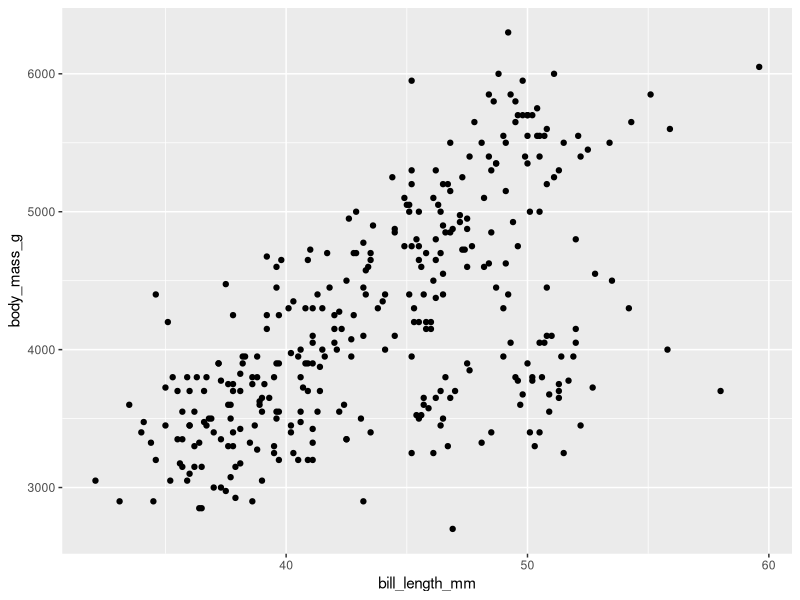
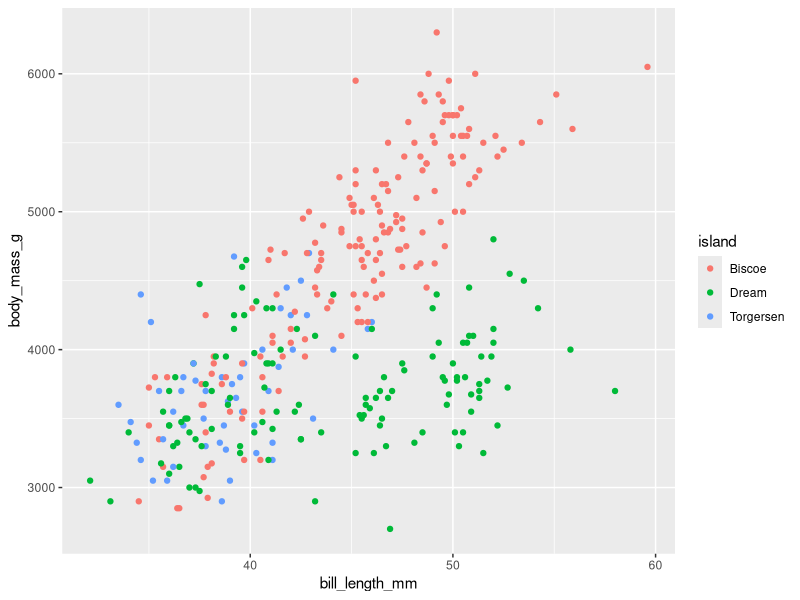
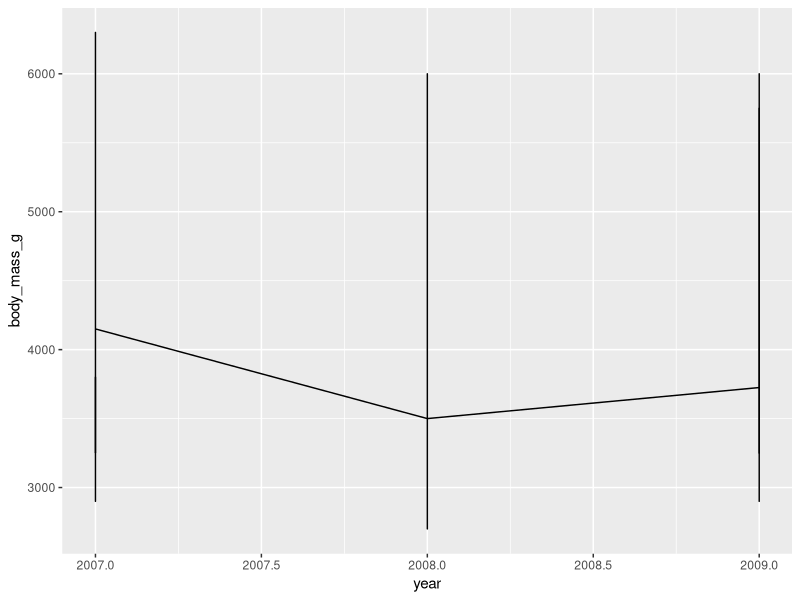
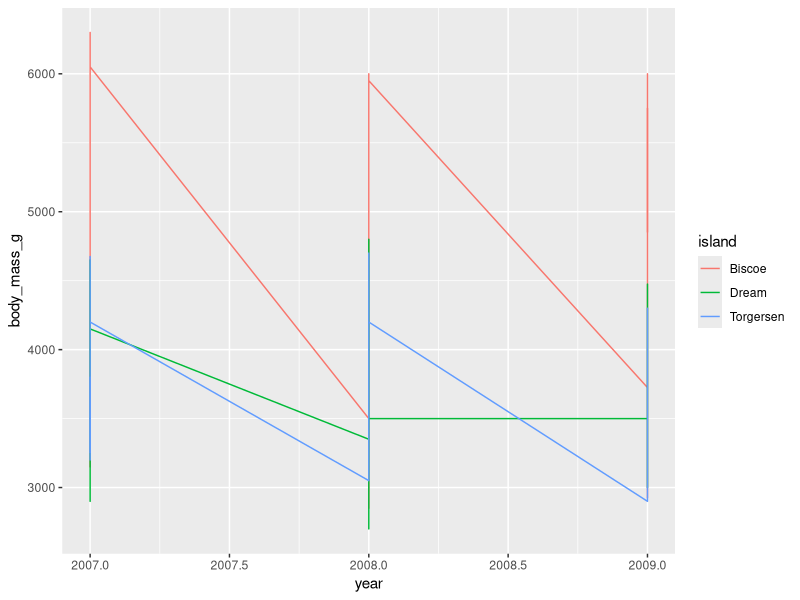
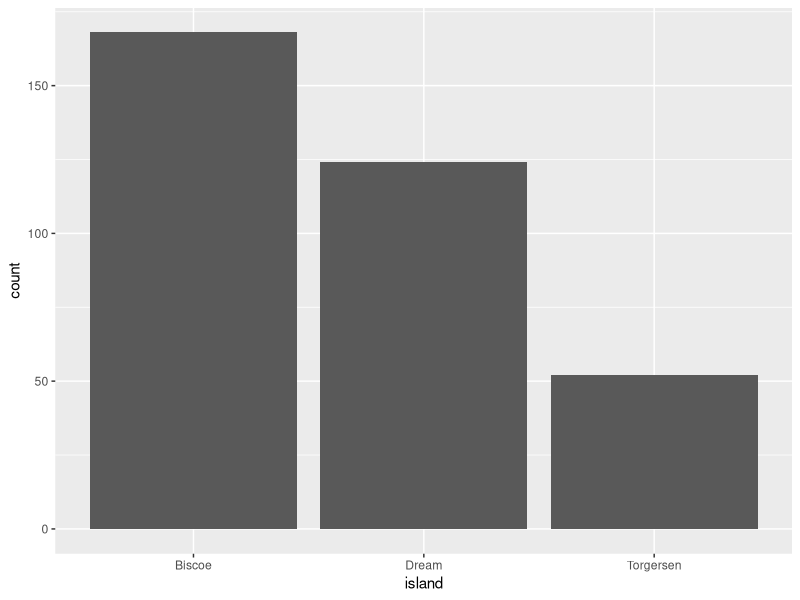
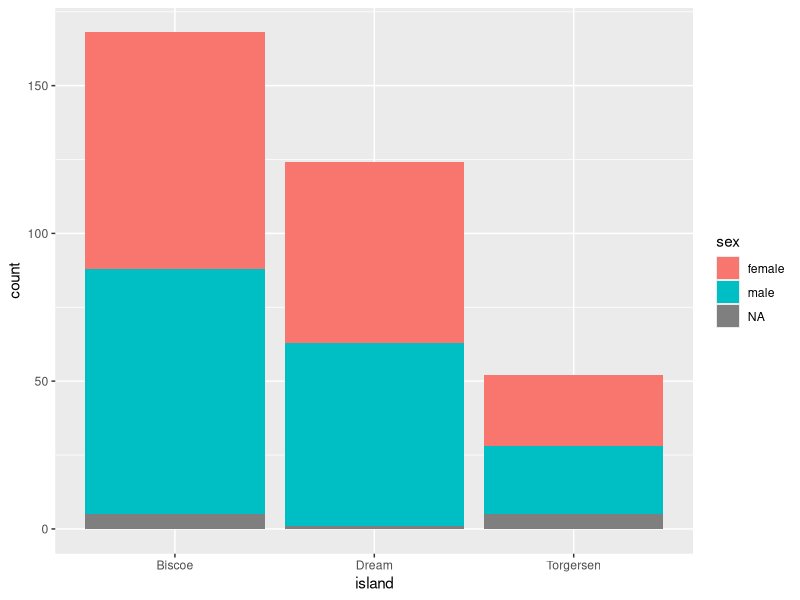
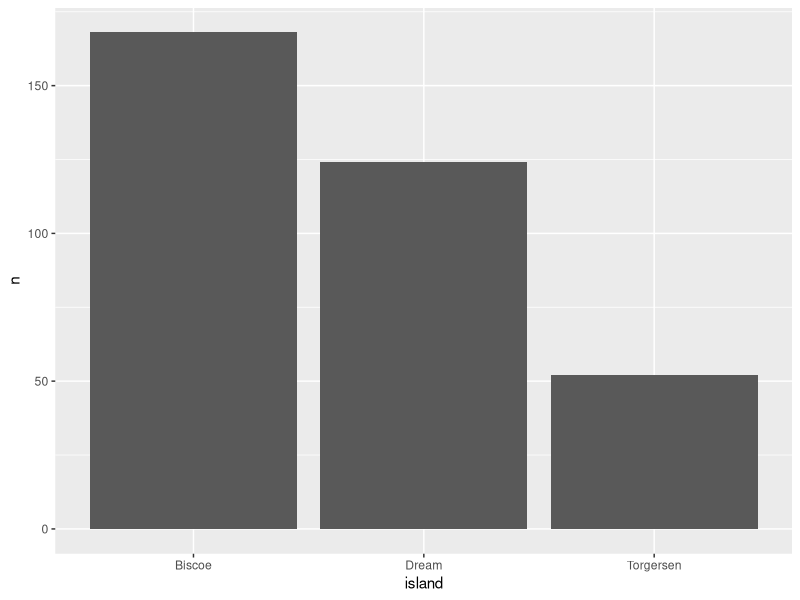
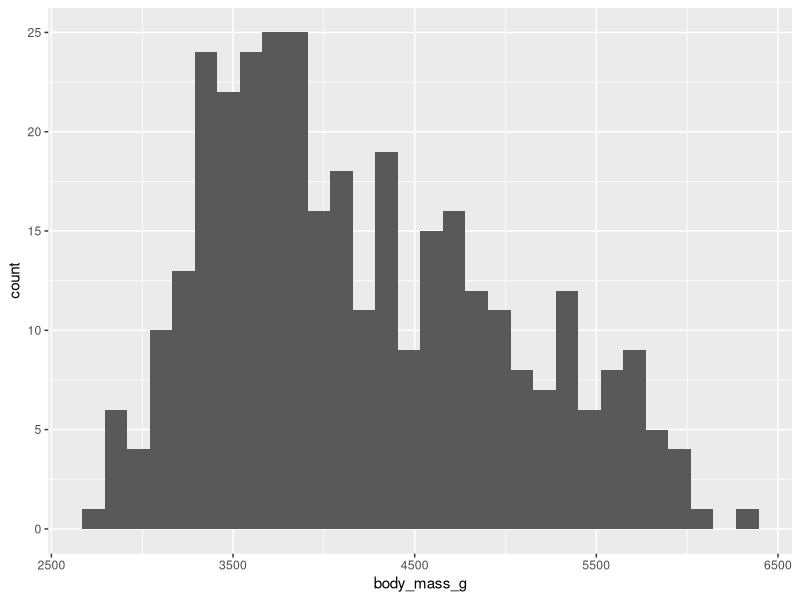

The R source for these figures, in order:
## ---- chunk 1
knitr::opts_chunk$set(echo = TRUE)
library(palmerpenguins)
library(tidyverse)
library(knitr)
## ---- chunk 2
library(ggplot2)
library(palmerpenguins)
## ---- chunk 3
ggplot(data = penguins, 
       mapping = aes(x = bill_length_mm, y = body_mass_g)) +
  geom_point()
## ---- chunk 4
ggplot(data = penguins, 
       mapping = aes(x = bill_length_mm, y = body_mass_g, color = island)) +
  geom_point()
## ---- chunk 5
ggplot(data = penguins, 
       mapping = aes(x = year, y = body_mass_g)) +
  geom_line()
## ---- chunk 6
ggplot(data = penguins, 
       mapping = aes(x = year, y = body_mass_g, color = island)) +
  geom_line()
## ---- chunk 7
ggplot(data = penguins, mapping = aes(x = island)) +
  geom_bar()
## ---- chunk 8
ggplot(data = penguins, mapping = aes(x = island, fill = sex)) +
  geom_bar()
## ---- chunk 9
penguins_sum <- penguins %>%
  count(island)

penguins_sum
## ---- chunk 10
ggplot(data = penguins_sum, mapping = aes(x = island, y = n)) +
  geom_col()
## ---- chunk 11
ggplot(data = penguins, mapping = aes(x = body_mass_g)) +
  geom_histogram()
## ---- chunk 12
ggplot(data = penguins, mapping = aes(x = body_mass_g)) +
  geom_histogram(bins=100)
## ---- chunk 13
ggplot(data = penguins, mapping = aes(x = body_mass_g)) +
  geom_histogram(binwidth=200)
## ---- chunk 14
ggplot(data = penguins, mapping  = aes(y = body_mass_g)) +
  geom_boxplot()
## ---- chunk 15
ggplot(data = penguins, mapping  = aes(x = island, y = body_mass_g)) +
  geom_boxplot()
## ---- chunk 16
ggplot(data = penguins, mapping  = aes(x = island, y = body_mass_g, color = sex)) +
  geom_boxplot()
## ---- chunk 17
ggplot(data = penguins, mapping = aes(x = bill_length_mm, y = bill_depth_mm, color = sex)) +
  geom_point(alpha = 0.5)
## ---- chunk 18
ggplot(data = penguins, mapping = aes(x = bill_length_mm, y = bill_depth_mm, color = sex)) +
  geom_point(alpha = 0.7)
## ---- chunk 19
ggplot(data = penguins, mapping = aes(x = bill_length_mm, y = bill_depth_mm, color = sex)) +
  geom_point(alpha = 0.7) +
  facet_wrap(~species)
## ---- chunk 20
ggplot(data = penguins, 
       mapping = aes(x = bill_length_mm, y = body_mass_g, color = island)) +
  geom_point(alpha=.7)+
  scale_color_manual(values=c("magenta3", "darkorange", "blue4"))+
  labs(x="Bill length (mm)", y="Body mass (g)", title="Palmer Penguins", subtitle="Examining penguin body mass and bill length")+
  theme_bw()
  
## ---- chunk 21
library(knitr)
## ---- chunk 22
penguin_sum <- penguins %>%
  group_by(island, year) %>%
  summarise(mean_body_mass_g = mean(body_mass_g, na.rm = TRUE))
## ---- chunk 23
penguin_sum
## ---- chunk 24
kable(x = penguin_sum, 
      format = "html",
      col.names = c("Island", "Year", "Mean Body Mass (g)"),
      caption = "Mean body mass of penguins on different islands over time")
## ---- chunk 25
install.packages("kableExtra")
library(kableExtra)
## ---- chunk 26
kable(x = penguin_sum, 
      col.names = c("Island", "Year", "Mean Body Mass (g)"),
      caption = "Mean body mass of penguins on different islands over time") %>%
  kable_styling()
## ---- chunk 27
kable(x = penguin_sum, 
      col.names = c("Island", "Year", "Mean Body Mass (g)"),
      caption = "Mean body mass of penguins on different islands over time") %>%
   kable_classic(full_width = FALSE, html_font = "Cambria", font_size=16)
## ---- chunk 28
kable(x = penguin_sum, 
      col.names = c("Island", "Year", "Mean Body Mass (g)"),
      caption = "Mean body mass of penguins on different islands over time") %>%
   kable_material_dark(html_font = "Cambria")
